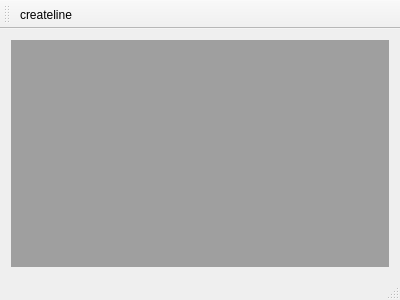
<?xml version="1.0" encoding="UTF-8"?>
<ui version="4.0">
 <class>MainWindow</class>
 <widget class="QMainWindow" name="MainWindow">
  <property name="geometry">
   <rect>
    <x>0</x>
    <y>0</y>
    <width>400</width>
    <height>300</height>
   </rect>
  </property>
  <property name="windowTitle">
   <string>MainWindow</string>
  </property>
  <widget class="QWidget" name="centralWidget">
   <layout class="QGridLayout" name="gridLayout">
    <item row="0" column="0">
     <widget class="QMdiArea" name="mdiArea"/>
    </item>
   </layout>
  </widget>
  <widget class="QMenuBar" name="menuBar">
   <property name="geometry">
    <rect>
     <x>0</x>
     <y>0</y>
     <width>400</width>
     <height>23</height>
    </rect>
   </property>
  </widget>
  <widget class="QToolBar" name="mainToolBar">
   <attribute name="toolBarArea">
    <enum>TopToolBarArea</enum>
   </attribute>
   <attribute name="toolBarBreak">
    <bool>false</bool>
   </attribute>
   <addaction name="actionCreateline"/>
  </widget>
  <widget class="QStatusBar" name="statusBar"/>
  <action name="actionCreateline">
   <property name="text">
    <string>createline</string>
   </property>
  </action>
 </widget>
 <layoutdefault spacing="6" margin="11"/>
 <resources/>
 <connections/>
</ui>
